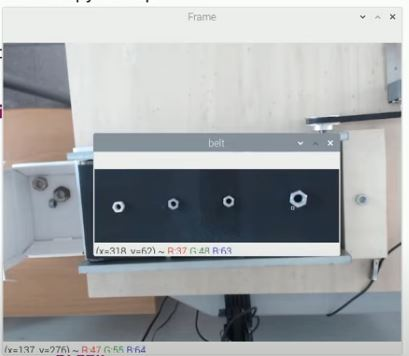
#> input picture #01 OpenCV/08 ImageProcessing/08 Contours/img/convey_belt.JPG, 409 x 356 px, found by its file name
$ jupyter execute '08 Finding and Drawing Contours.ipynb'
#> lines starting #> are read from the running program, lines starting #| are printed output that depends on the picture; after the words box and inside, x2 and y2 are one past the last pixel; in counts of white or black regions, pixels touching at a corner belong together
[cell 1]
import matplotlib.pyplot as plt

# read the image in
photo=plt.imread("convey_belt.jpg")
#> photo is the input picture: shape (356, 409, 3); mean R, G, B 163.6, 166.3, 167.8

print(photo.shape)
#| (356, 409, 3)
plt.imshow(photo)

[cell 2]
import cv2

# reading the image
img = cv2.imread('convey_belt.jpg', 1)

belt = img[131:259,92:333] # the ROI Area
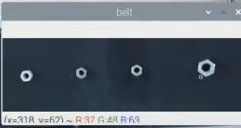
#> belt: shape (128, 241, 3); mean B, G, R 121.3, 112.8, 103.9

grey_belt = cv2.cvtColor(belt,cv2.COLOR_BGR2GRAY)

# Apply threshold
_,threshold = cv2.threshold(grey_belt,80,255,cv2.THRESH_BINARY)
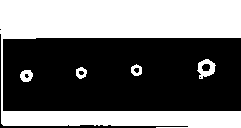
#> threshold: shape (128, 241); 43.9% white; 5 white regions

# Detect Nuts using 'contours'
contours,_ = cv2.findContours(threshold,cv2.RETR_EXTERNAL,cv2.CHAIN_APPROX_SIMPLE)
#> contours = 5 contours; box (x1, y1, x2, y2) and area: (0, 0, 241, 128) 12410, (197, 59, 216, 79) 227, (20, 70, 33, 82) 108, (131, 64, 142, 76) 88, (76, 67, 87, 79) 84

for cnt in contours:
    (x,y,w,h) = cv2.boundingRect(cnt)

    # Draw Rectangle
    cv2.rectangle(belt,(x,y),(x+w,y+h),(0,255,0),3)
#> this loop made 5 passes
#> (x, y, w, h) on passes 1 to 5: (20, 70, 13, 12), (76, 67, 11, 12), (131, 64, 11, 12), (197, 59, 19, 20), (0, 0, 241, 128)
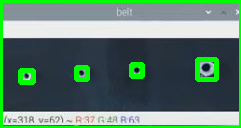
#> belt: shape (128, 241, 3); 9.31% of pixels changed, all inside (x1, y1, x2, y2) = (0, 0, 241, 128)

print(len(contours))
#| 5

# displaying the image
cv2.imshow('belt', belt)

# displaying the image
cv2.imshow('grey_belt', grey_belt)

# displaying the image
cv2.imshow('threshold_belt', threshold)

# wait for a key to be pressed to exit
cv2.waitKey(0)

# close the window
cv2.destroyAllWindows()
